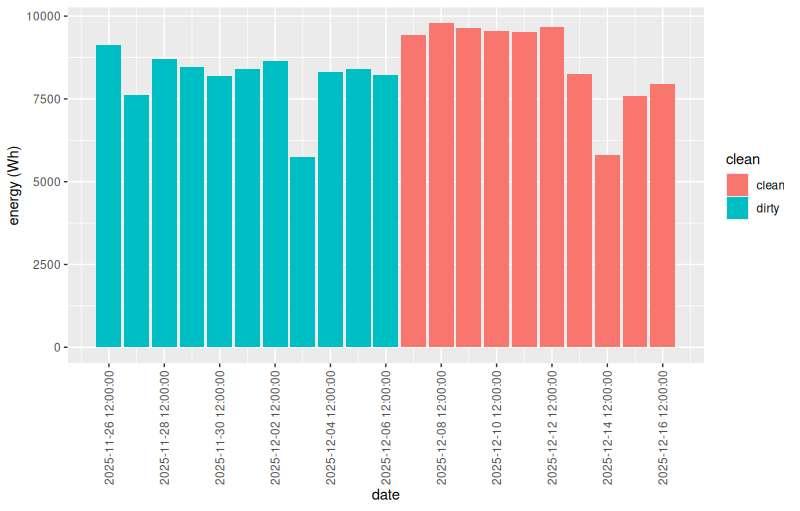

This chart was generated by the following R code:
cleaning_effect <- energy[energy$date >= as.Date("2025-11-26 12:00:00") & energy$date <= as.Date("2025-12-17 12:00:00"),]
cleaning_effect$clean <- "dirty"
cleaning_effect[cleaning_effect$date > as.Date("2025-12-07 12:00:00"), ]$clean <- "clean"
p <- ggplot(cleaning_effect, aes(x=date, y=energy, stat="identity", fill=clean)) +
  geom_col() +
  ylab("energy (Wh)") +
  theme(axis.text.x = element_text(angle = 90, vjust = 0.5, hjust = 0.5)) +
  scale_x_continuous(breaks=seq(from=as_datetime("2025-11-26 12:00:00"), to=as_datetime("2025-12-16 12:00:00"), by="2 days"))
p
